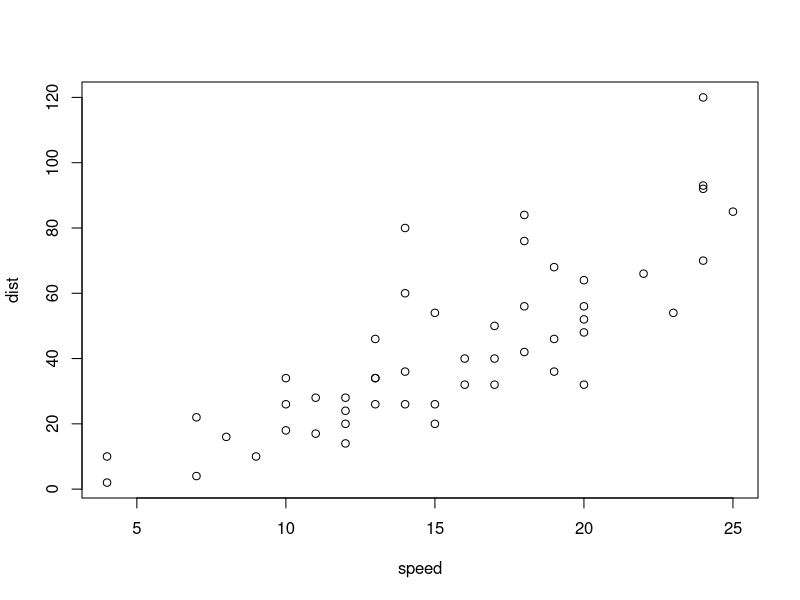
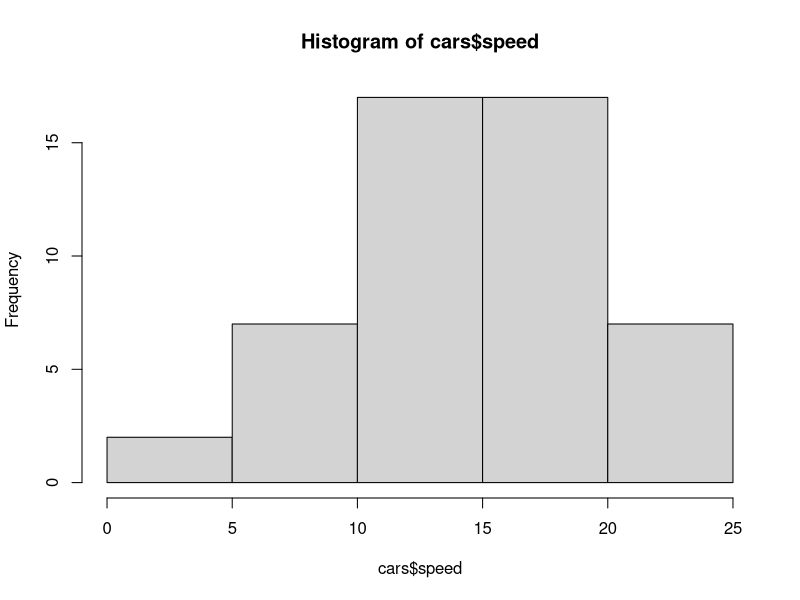
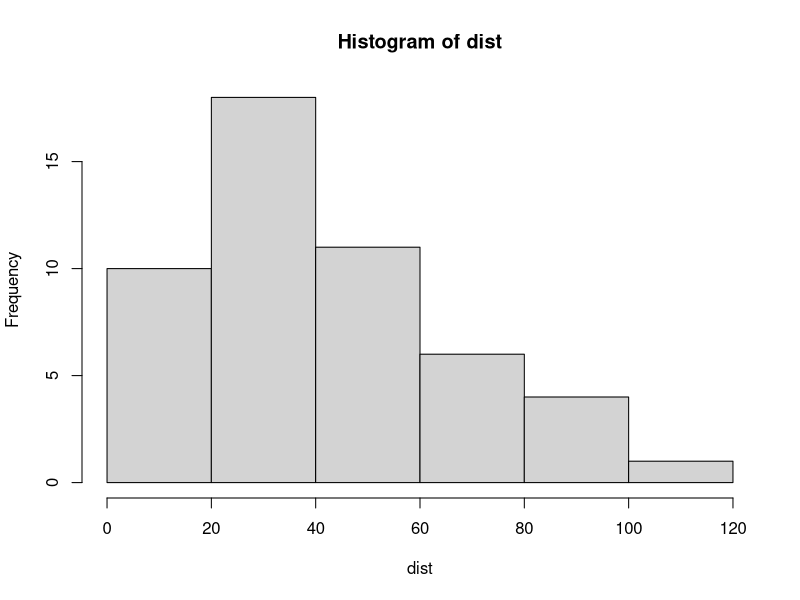

Recreate these plots in R, in order.
View(cars)
plot(cars)
hist(cars$speed)
attach(cars)
hist(dist)
summary(cars)
summary(cars$speed)
class(cars)
class(cars$speed)
length(cars$speed)
unique(cars$speed)
unique(cars$dist)
head(cars)
tail(cars)
subset <- cars[3:6,1:2]
?median
median(cars$speed)
